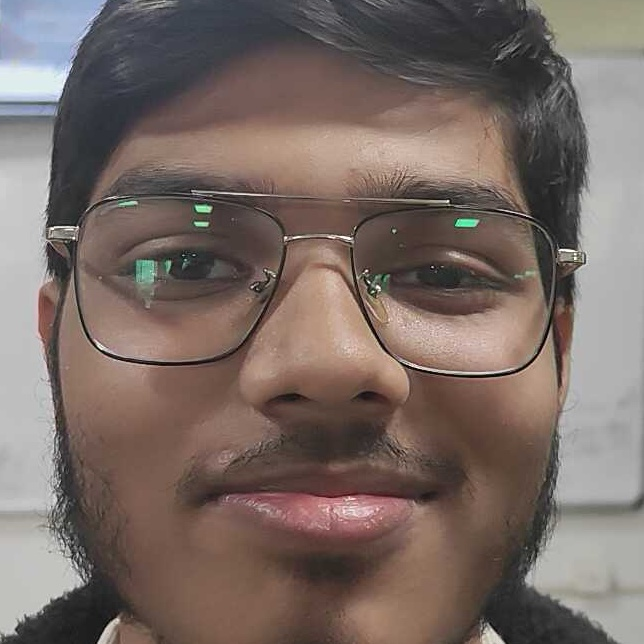
#> input picture images/Ankit_1.jpg, 644 x 644 px; its folder holds 4 pictures in this run
$ python 'consolidated_data (1).py'
#> lines starting #> are read from the running program, lines starting #| are printed output that depends on the picture
import cv2                 # OpenCV for image processing
import os                  # For file path handling
import pickle              # For saving data in binary format
import numpy as np         # For numerical operations

# --------------------------
# 1) CREATE PATHS
# --------------------------

# Directory where processed data will be saved
data_dir = os.path.join(os.getcwd(), 'data')

# Directory where your face images are stored (collected earlier)
img_dir = os.path.join(os.getcwd(), 'images')

# Lists to hold the images and their corresponding labels
image_data = []
labels = []

# --------------------------
# 2) READ ALL IMAGES
# --------------------------

# Loop through every image file inside the 'images' folder
for i in os.listdir(img_dir):

    # Read the image file
    image = cv2.imread(os.path.join(img_dir, i))
#> image is the input picture: shape (644, 644, 3); mean B, G, R 100.9, 106.8, 121

    # Resize all images to the same size (100×100 pixels)
    image = cv2.resize(image, (100, 100))
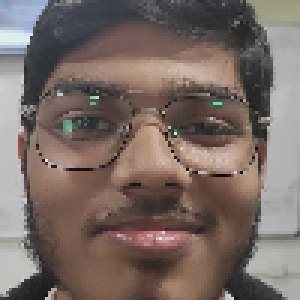
#> image: shape (100, 100, 3) (shown 3 times larger); mean B, G, R 100.7, 106.5, 120.7

    # Convert image from BGR → Grayscale (used for training)
    image = cv2.cvtColor(image, cv2.COLOR_BGR2GRAY)
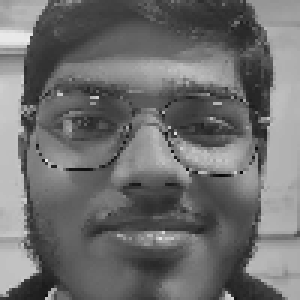
#> image: shape (100, 100) (shown 3 times larger); min 8, max 236, mean 110.1

    # Store the processed image
    image_data.append(image)

    # Extract label (name) from filename: "prasad_0.jpg" → "prasad"
    labels.append(str(i).split("_")[0])
#> pass 2 of the loop `for i in os.listdir(img_dir):`:
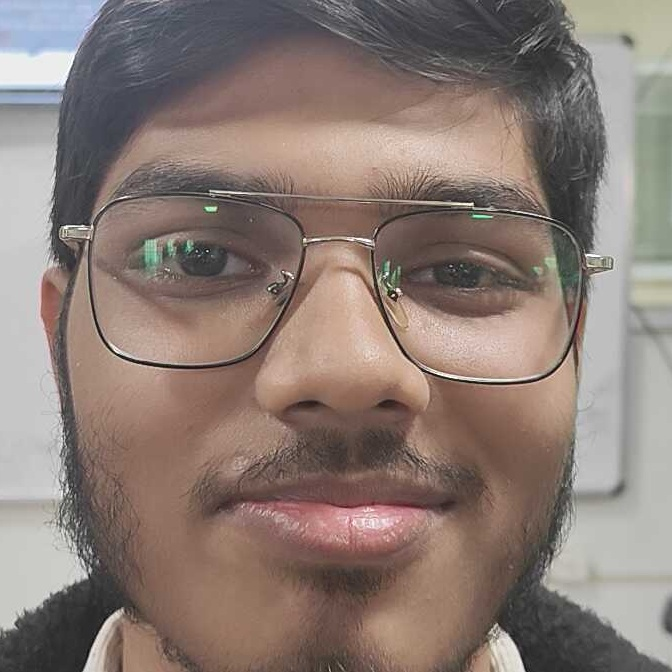
#> input picture images/Ankit_13.jpg, 672 x 672 px
#> image is the input picture: shape (672, 672, 3); mean B, G, R 116.5, 123.4, 138.6
#> `image = cv2.resize(image, (100, 100))`:
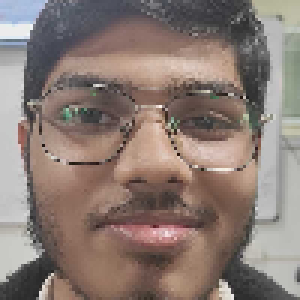
#> image: shape (100, 100, 3) (shown 3 times larger); mean B, G, R 116.4, 123.3, 138.6
#> `image = cv2.cvtColor(image, cv2.COLOR_BGR2GRAY)`:
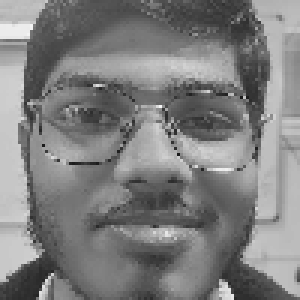
#> image: shape (100, 100) (shown 3 times larger); min 25, max 246, mean 127.1
#> pass 3 of the loop `for i in os.listdir(img_dir):`:
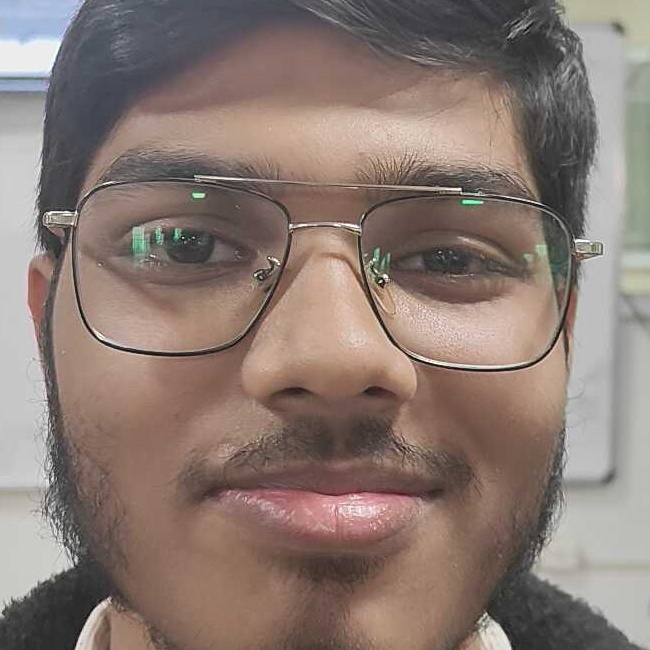
#> input picture images/Ankit_14.jpg, 650 x 650 px
#> image is the input picture: shape (650, 650, 3); mean B, G, R 114.4, 121.8, 138.2
#> `image = cv2.resize(image, (100, 100))`:
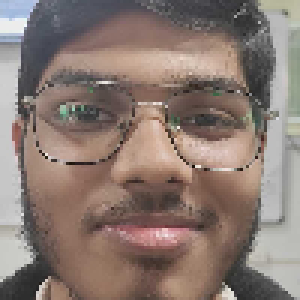
#> image: shape (100, 100, 3) (shown 3 times larger); mean B, G, R 114.3, 121.7, 138.1
#> `image = cv2.cvtColor(image, cv2.COLOR_BGR2GRAY)`:
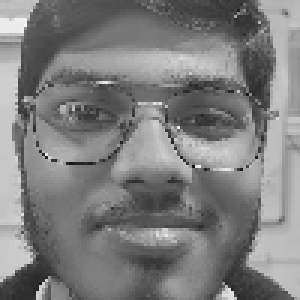
#> image: shape (100, 100) (shown 3 times larger); min 16, max 247, mean 125.8
#> the loop made 4 passes; the first 3 are shown


# Convert lists into Numpy Arrays (faster for machine learning)
image_data = np.array(image_data)
labels = np.array(labels)

# --------------------------
# 3) PRINT TO VERIFY
# --------------------------

print(image_data)     # This prints pixel values
print(labels)         # This prints corresponding names

# --------------------------
# 4) SHOW A SAMPLE IMAGE
# --------------------------

import matplotlib.pyplot as plt
#> (the run stopped early here; a loop or call above may not have finished)
